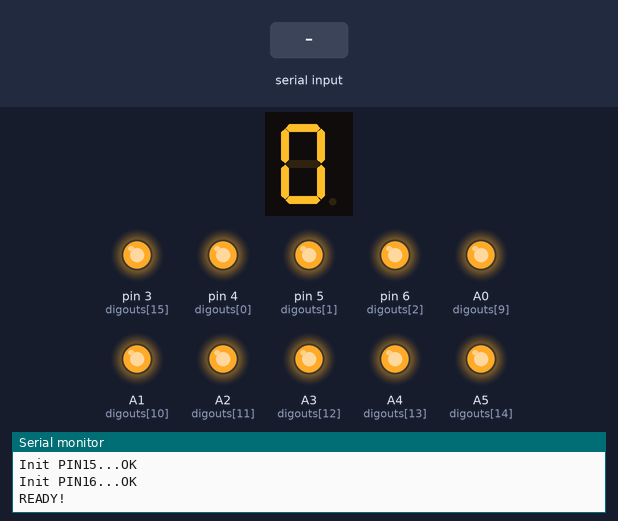
Recording of a sketch running on a simulated Arduino Uno, built with avr-gcc and run on an emulated ATmega328P. Parts: 1-digit seven-segment display, output pins drawn as LEDs (lit = HIGH), the last lines printed to the serial monitor. Wiring (inferred from the names in the program): 1-digit 7-segment display, segments lit when HIGH: segments pin 7, pin 8, pin 9, pin 10, pin 11, pin 12, pin 13. Inputs (shaded band) come from the test bench. The segment pins are drawn as the display they are named for; pins used as bus, display or sensor lines are not drawn.

Above: at 1.4 s.
1.5 s: "2" received over Serial
At 2.9 s:
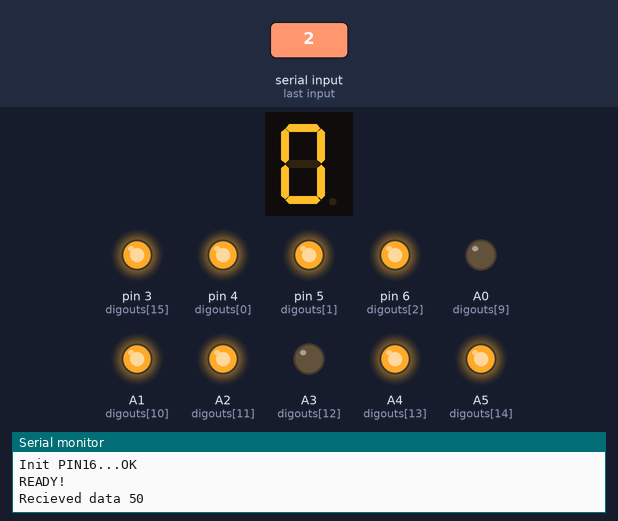
Timing chart, 0 to 4.5 s (numbered marks = the images above; inputs shaded):
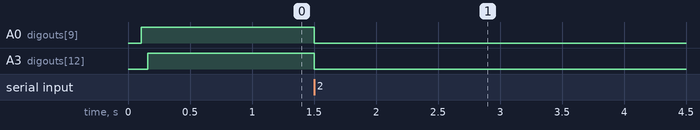

Measured:
- after the input at 1.5 s, A0 (digouts[9]), A3 (digouts[12]): HIGH → LOW at once

The sketch:

HA.ino
```cpp
#include <SoftwareSerial.h>

#define DO_COUNT 16
#define DEV_ID '1'
#define DATAGRAM_LENGTH 8
#define RX 2
#define TX 3


int digouts[DO_COUNT] = {4, 5, 6, 7, 8, 9, 10, 11, 12, A0, A1, A2, A3, A4, A5, 3};

//char data[DATAGRAM_LENGTH];

byte data = 0;

enum do_value
{
  low,
  high
};

int data_read = 0;
int pinNumber = 0;
int pinValue = LOW;

SoftwareSerial COM(RX, TX);

void setup() {
  Serial.begin(9600);
  COM.begin(9600);

  Serial.println("Start...");
  pinMode(LED_BUILTIN, OUTPUT);
  digitalWrite(LED_BUILTIN, LOW);

  for (int i=0; i < DO_COUNT; i++)
  {
    //delay(250);
    Serial.print("Init PIN");
    Serial.print(i+1, DEC);
    Serial.print("...");
    pinMode(digouts[i], OUTPUT);
    //digitalWrite(digouts[i], LOW);
    //delay(250);
    digitalWrite(digouts[i], HIGH);
    Serial.println("OK");
  }
  Serial.println("\nREADY!");
}

void loop() {
  if (Serial.available() > 0)
  {
//    data_read = Serial.readBytesUntil('\n', data, DATAGRAM_LENGTH);

    data = Serial.read();

    Serial.print("Recieved data ");
    Serial.println(data);

    pinNumber = data - 1;

    digitalWrite(digouts[pinNumber], !digitalRead(digouts[pinNumber]));

//    Serial.println("...");
//    Serial.print("Addr ");
//    Serial.print(data[0]);
//    Serial.print("...");
//    if (data[0] == DEV_ID)
//    {
//      Serial.println("JDU NA TO");
//      Serial.print("PIN ");
//      if (isDigit(data[1]))
//      {
//        //pinNumber = atoi(data[1]);
//        pinNumber = String(data[1]).toInt();
//        if (pinNumber < 1 || pinNumber > DO_COUNT)
//        {
//          Serial.println("out of range. END!");
//        }
//        else
//        {
//          Serial.print(pinNumber--, DEC);
//          //Serial.print(digouts[pinNumber],DEC);
//          Serial.print(" set to ");
//          if (data[2]=='0')
//          {
//            Serial.println("OFF");
//            digitalWrite(digouts[pinNumber], HIGH);
//          }
//          else if (data[2]=='1')
//          {
//            Serial.println("ON");
//            digitalWrite(digouts[pinNumber], LOW);
//          }
//          else
//          {
//            Serial.println("<err>. END!");
//          }
//        }
//      }
//      else
//      {
//        Serial.println("PIN_DATA_ERR");
//      }
//    }
//    else
//    {
//      Serial.println("IGNORUJI");
//    }
//
//
//
  }
}
```
